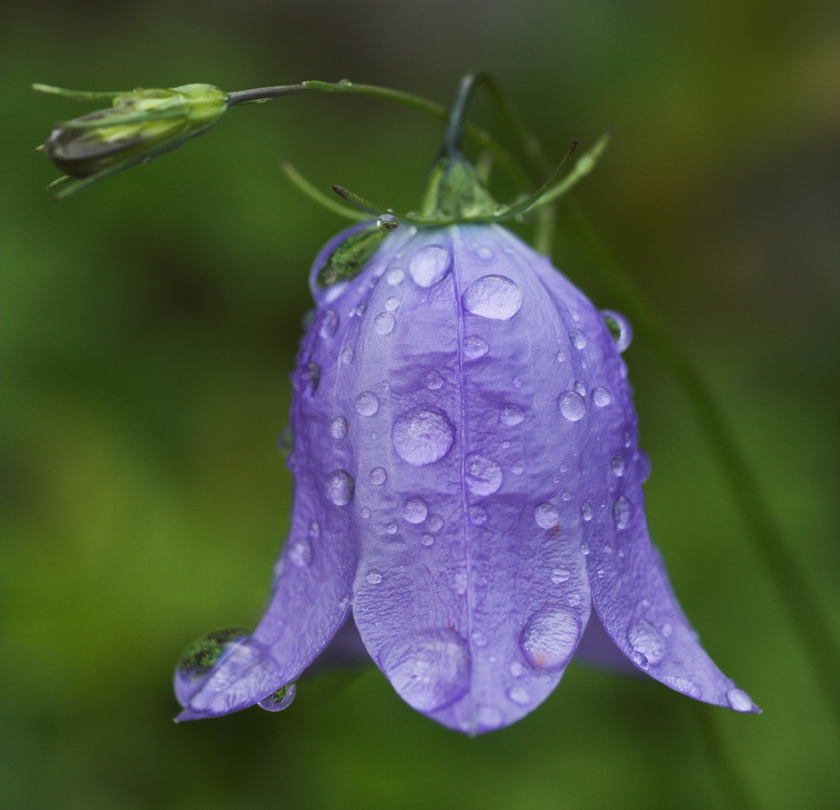
#> input picture Digital Image Processing/Exercise13/blaklokke.jpg, 840 x 810 px
$ python main3.py
#> lines starting #> are read from the running program, lines starting #| are printed output that depends on the picture; long printed decimals are rounded
import numpy as np
import matplotlib.pyplot as plt
import os
from PIL import Image
from scipy.signal import convolve2d
from mpl_toolkits.mplot3d import axes3d


#image = np.array(plt.imread('Fig1016(a)(building_original).tif'))
image = np.array(plt.imread('blaklokke.jpg'))
#> image is the input picture: shape (810, 840, 3); mean R, G, B 76.2, 87.2, 68.2

def smooth_image(image, N = 5):
#> called with N = 5
    kernel = np.ones((N,N))
    kernel[3,3] = 2
    kernel *= (1/(N**2+1))
    result = np.zeros(image.shape, dtype = 'int')
    red = image[:,:,0]
    green = image[:,:,1]
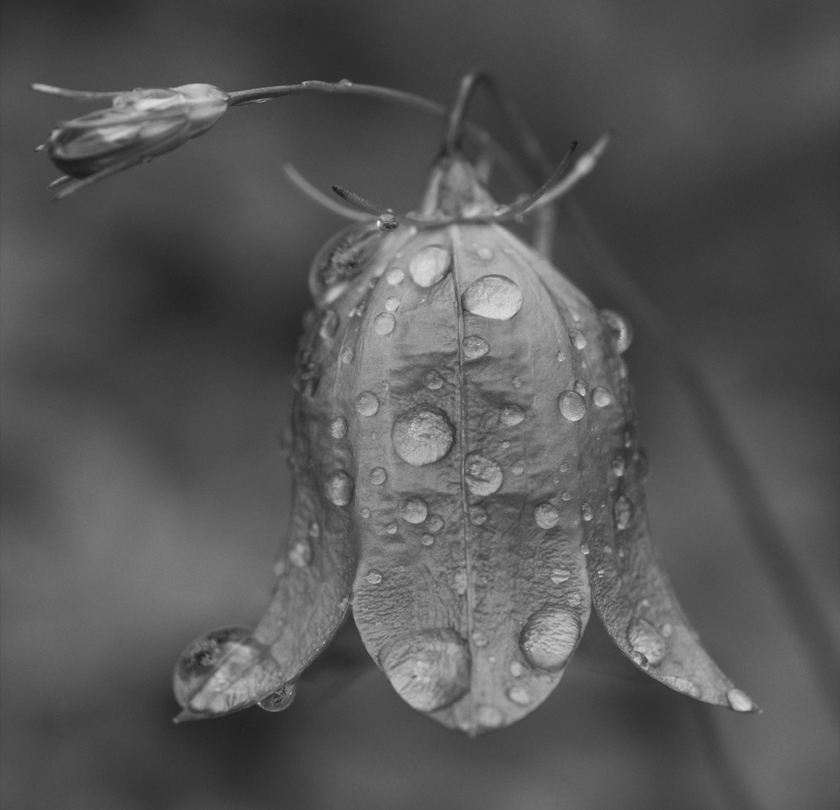
#> green: shape (810, 840); min 18, max 234, mean 87.2
    blue = image[:,:,2]
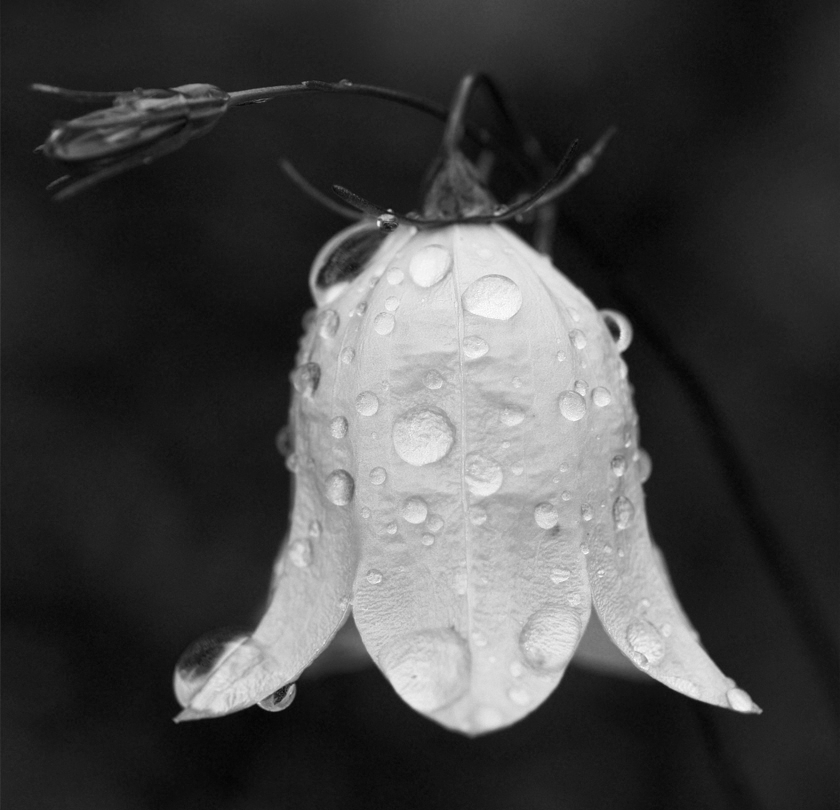
#> blue: shape (810, 840); min 2, max 253, mean 68.2
    red = convolve2d(red, kernel, 'same')
    green = convolve2d(green, kernel, 'same')
    blue = convolve2d(blue, kernel, 'same')

    result[:,:,0] = red
    result[:,:,1] = green
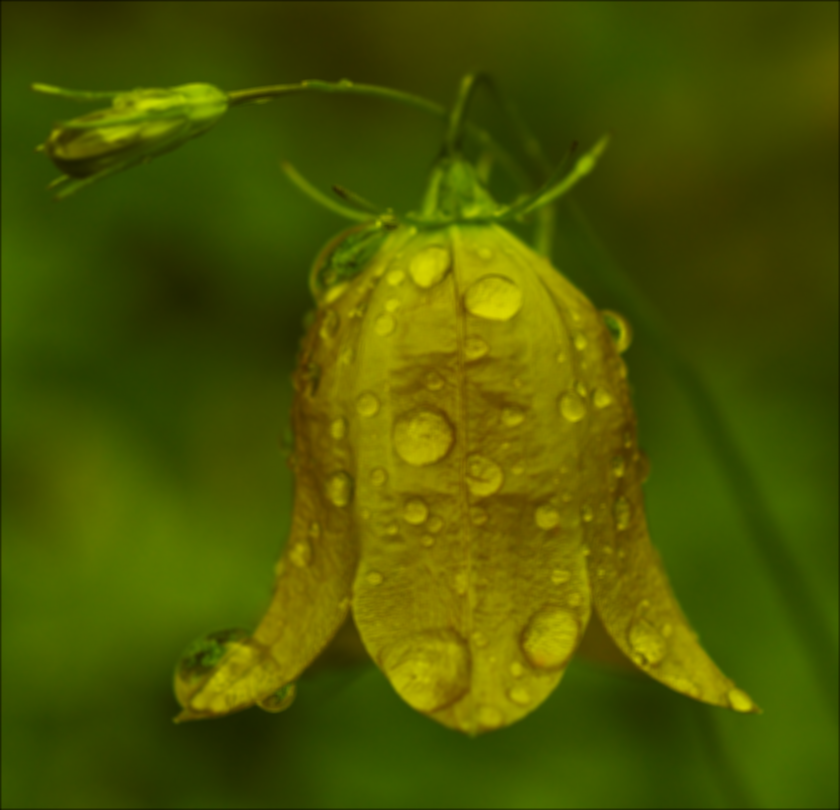
#> result: shape (810, 840, 3) int64; mean of channels 0, 1, 2 75.6, 86.5, 0; drawn as R, G, B
    result[:,:,2] = blue

    return result

image = smooth_image(image)
print(image)
#> (printed output is left out)
plt.imshow(image)
plt.show()


def otsu_glob(image):
    image2 = np.copy(image)
    hist, bins = np.histogram(image.flatten(), bins = 256, range = [0, 256], density = True)
#> hist = 256 values, max 0.0378 at index 24, min 0 at index 0, mean 0.00391; bins = 257 values from 0 to 256
    p = hist
#> p has the same summary as hist
    cum_mean = []
    mean_glob = 0
    var_glob = 0
    between_class_var = 0
    best_val_k = 0
    best_val_BCV = 0
    cum_mean_value = 0

    # Cumsum probability
    cum_P = np.cumsum(p)
#> cum_P = 256 values from 0 to 1

    for k in range(len(p)):
        # cum_P.append(np.sum(p[:k]))
        cum_mean_value += k*p[k]
        cum_mean.append(cum_mean_value)

        # Global mean
        mean_glob += k*p[k]
#> this loop made 256 passes
#> (cum_mean_value, mean_glob) on passes 1 to 3: (0, 0), (0, 0), (0, 0)
#> after the loop, cum_mean = 256 values from 0 to 67.61; cum_mean_value = 67.61; mean_glob = 67.61

    for k in range(0, len(p)):
        # between-class variance
        between_class_var = (mean_glob*cum_P[k] - cum_mean[k])**2/(cum_P[k]*(1 - cum_P[k]))


        # Global variance
        var_glob += (k - mean_glob)**2*p[k]

        # Find best k
        if between_class_var >= best_val_BCV:
            if between_class_var == best_val_BCV:
                print('Non unique at k = %s'%k)
            # best between-class variance
            best_val_BCV = between_class_var
            # best k value
            best_val_k = k
#> this loop made 256 passes
#> (between_class_var, var_glob, best_val_BCV) on passes 6 to 17: (0.0115, 0.0115, 0.0115), (0.659, 0.659, 0.659), (3.24, 3.24, 3.24), (10.7, 10.67, 10.7), (23.23, 23.08, 23.23), (37.1, 36.72, 37.1), (53.13, 52.32, 53.13), (76.27, 74.58, 76.27), (112.5, 108.7, 112.5), (161.9, 154, 161.9), (226.8, 211.1, 226.8), (300.7, 273, 300.7)
#> (between_class_var, var_glob) on passes 1 to 5: (nan, 0), (nan, 0), (nan, 0), (nan, 0), (nan, 0)
#> after the loop, best_val_BCV = 4826.8; best_val_k = 109; var_glob = 5103

    print('k = %s'%best_val_k)
#| k = 109


    # Seperability measure
    nu_sep_measure = best_val_BCV/var_glob
#> nu_sep_measure = 0.946
    # Seperated image
    g = np.copy(image)
    g[g <= best_val_k] = 0; #g[g > best_val_k ] = 1
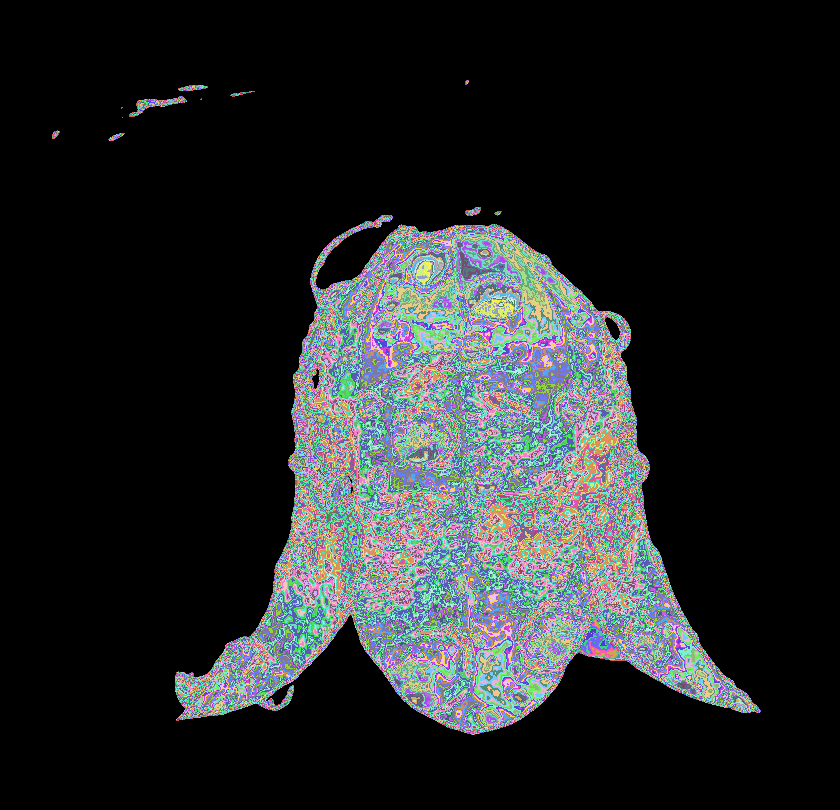
#> g: shape (810, 840) int64; 138 distinct labels, from 0 to 246; one colour per label, 0 black

    print('Seperability measure: %s'%nu_sep_measure)
#| Seperability measure: 0.9459

    plt.hist(image2.flatten(), bins= 256, range = [0, 256], label = 'Image histogram', color = 'black')
    plt.axvline(best_val_k, color='k', linestyle='dashed', linewidth=1, label = 'best histogram segmentation')
    plt.legend(loc = 'best')
    plt.show()
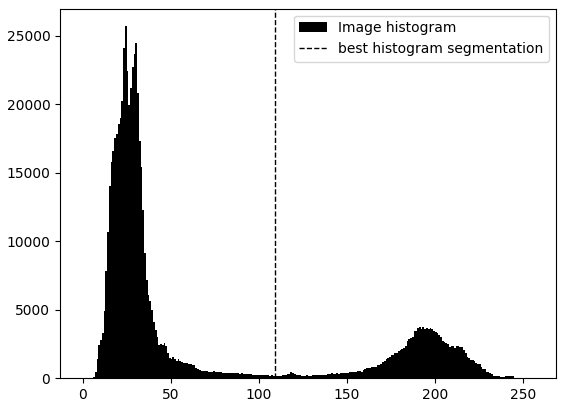
#> figure drawn by matplotlib, 1 panel; tallest bar 25688 high, from x = 24 to 25

    return g

masked_image = otsu_glob(image[:,:,2])
idx = np.where(masked_image < 1)
#> idx = 516472 positions, rows 0 to 809, columns 0 to 839


red = image[:,:,0]
green = image[:,:,1]
blue = image[:,:,2]
red[idx] = 0
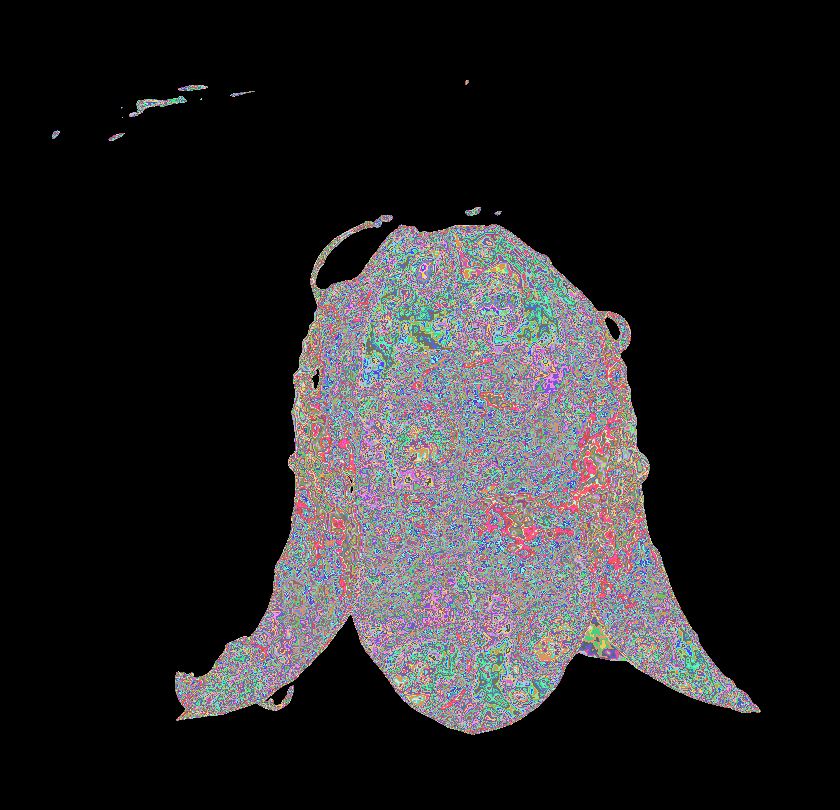
#> red: shape (810, 840) int64; 154 distinct labels, from 0 to 216; one colour per label, 0 black
green[idx] = 0
blue[idx] = 0
image[:,:,0] = red
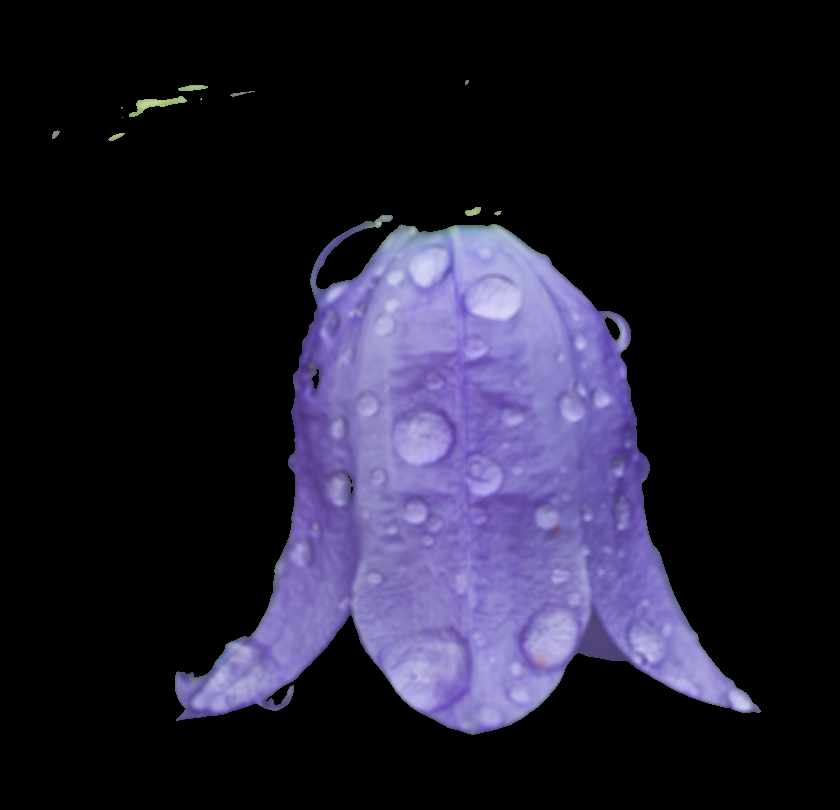
#> image: shape (810, 840, 3) int64; mean of channels 0, 1, 2 31.7, 29, 46; drawn as R, G, B
image[:,:,1] = green
image[:,:,2] = blue

plt.imshow(image)
plt.show()
